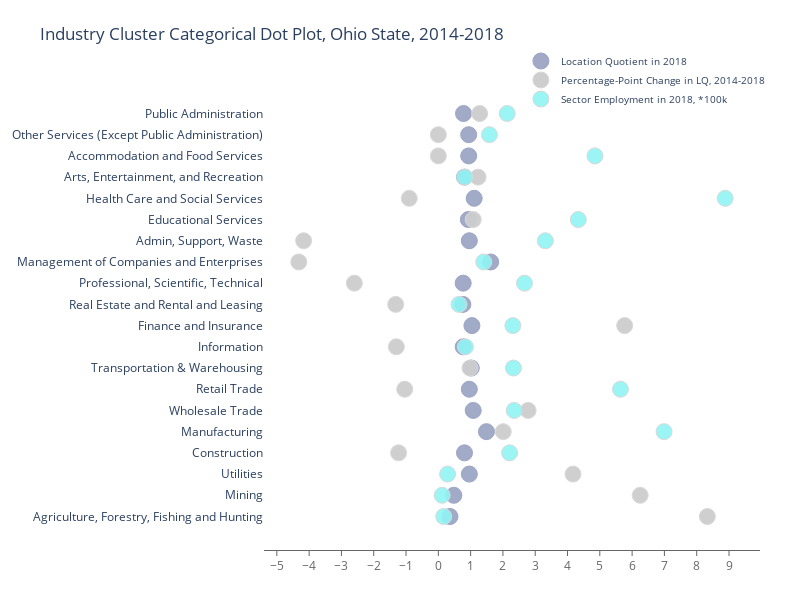

The notebook cell saved with this chart:
### Markdown cell above
As it could be seen from the bubble chart above, it is pretty hard to make all information readable even using hoover text, which shows the industry cluster name and its data, when the user moves the mouse over the bubble.

So, I choose categorical dot plots as an alternative data visualization techniques.
So called Cleveland dot plots show changes between three data points for each category. 
The categories are plotted on the vertical axes for readaility purpose.
Compared to a bubble chart, dot plots are less cluttered and allow for an easier comparison between conditions.

### Code cell
import plotly.graph_objects as go

y = df['Description'].values.tolist()
fig = go.Figure()

fig.add_trace(go.Scatter(
    x=df['Ohio_LQ_2018'], y=y,
    name='Location Quotient in 2018',
    marker=dict(
        color='rgba(156, 165, 196, 0.95)',
        line_color='rgba(156, 165, 196, 1.0)',
    )
))
fig.add_trace(go.Scatter(
    x=df['Ohio_LQ_growth'], y=y,
    name='Percentage-Point Change in LQ, 2014-2018',
    marker=dict(
        color='rgba(204, 204, 204, 0.95)',
        line_color='rgba(217, 217, 217, 1.0)'
    )
))

fig.add_trace(go.Scatter(
    x=df['Jobs_ohio']/100000, y=y,
    name='Sector Employment in 2018, *100k',
    marker=dict(
        color='rgba(144, 244, 244, 0.9)',
        line_color='rgba(217, 217, 217, 1.0)'
    )
))

fig.update_traces(mode='markers', marker=dict(line_width=1, symbol='circle', size=16))

fig.update_layout(
    title="Industry Cluster Categorical Dot Plot, Ohio State, 2014-2018",
    xaxis=dict(
        showgrid=True,
        showline=True,
        linecolor='rgb(102, 102, 102)',
        tickfont_color='rgb(102, 102, 102)',
        showticklabels=True,
        dtick=1,
        ticks='outside',
        tickcolor='rgb(102, 102, 102)',
    ),
    margin=dict(l=140, r=40, b=50, t=80),
    legend=dict(
        font_size=10,
        yanchor='middle',
        xanchor='right',
    ),
    width=800,
    height=600,
    paper_bgcolor='white',
    plot_bgcolor='white',
    hovermode='closest',
)
fig.show()

### Figure 1 — Plotly figure (JSON) as saved in the notebook; plotly's stock layout.template omitted (floating-point values rounded to 4 significant figures)
{"data": [{"marker": {"color": "rgba(156, 165, 196, 0.95)", "line": {"color": "rgba(156, 165, 196, 1.0)", "width": 1}, "size": 16, "symbol": "circle"}, "mode": "markers", "name": "Location Quotient in 2018", "type": "scatter", "x": [0.36, 0.48, 0.96, 0.81, 1.49, 1.08, 0.96, 1.02, 0.77, 1.04, 0.76, 0.77, 1.62, 0.96, 0.93, 1.11, 0.81, 0.94, 0.94, 0.78], "y": ["Agriculture, Forestry, Fishing and Hunting", "Mining", "Utilities", "Construction", "Manufacturing", "Wholesale Trade", "Retail Trade", "Transportation & Warehousing", "Information", "Finance and Insurance", "Real Estate and Rental and Leasing", "Professional, Scientific, Technical", "Management of Companies and Enterprises", "Admin, Support, Waste", "Educational Services", "Health Care and Social Services", "Arts, Entertainment, and Recreation", "Accommodation and Food Services", "Other Services (Except Public Administration)", "Public Administration"]}, {"marker": {"color": "rgba(204, 204, 204, 0.95)", "line": {"color": "rgba(217, 217, 217, 1.0)", "width": 1}, "size": 16, "symbol": "circle"}, "mode": "markers", "name": "Percentage-Point Change in LQ, 2014-2018", "type": "scatter", "x": [8.33, 6.25, 4.17, -1.23, 2.01, 2.78, -1.04, 0.98, -1.3, 5.77, -1.32, -2.6, -4.32, -4.17, 1.08, -0.9, 1.23, 0, 0, 1.28], "y": ["Agriculture, Forestry, Fishing and Hunting", "Mining", "Utilities", "Construction", "Manufacturing", "Wholesale Trade", "Retail Trade", "Transportation & Warehousing", "Information", "Finance and Insurance", "Real Estate and Rental and Leasing", "Professional, Scientific, Technical", "Management of Companies and Enterprises", "Admin, Support, Waste", "Educational Services", "Health Care and Social Services", "Arts, Entertainment, and Recreation", "Accommodation and Food Services", "Other Services (Except Public Administration)", "Public Administration"]}, {"marker": {"color": "rgba(144, 244, 244, 0.9)", "line": {"color": "rgba(217, 217, 217, 1.0)", "width": 1}, "size": 16, "symbol": "circle"}, "mode": "markers", "name": "Sector Employment in 2018, *100k", "type": "scatter", "x": [0.1666, 0.1186, 0.2869, 2.207, 6.99, 2.348, 5.639, 2.326, 0.8385, 2.308, 0.6415, 2.668, 1.407, 3.314, 4.333, 8.882, 0.8211, 4.85, 1.582, 2.133], "y": ["Agriculture, Forestry, Fishing and Hunting", "Mining", "Utilities", "Construction", "Manufacturing", "Wholesale Trade", "Retail Trade", "Transportation & Warehousing", "Information", "Finance and Insurance", "Real Estate and Rental and Leasing", "Professional, Scientific, Technical", "Management of Companies and Enterprises", "Admin, Support, Waste", "Educational Services", "Health Care and Social Services", "Arts, Entertainment, and Recreation", "Accommodation and Food Services", "Other Services (Except Public Administration)", "Public Administration"]}], "layout": {"height": 600, "hovermode": "closest", "legend": {"font": {"size": 10}, "xanchor": "right", "yanchor": "middle"}, "margin": {"b": 50, "l": 140, "r": 40, "t": 80}, "paper_bgcolor": "white", "plot_bgcolor": "white", "title": {"text": "Industry Cluster Categorical Dot Plot, Ohio State, 2014-2018"}, "width": 800, "xaxis": {"dtick": 1, "linecolor": "rgb(102, 102, 102)", "showgrid": true, "showline": true, "showticklabels": true, "tickcolor": "rgb(102, 102, 102)", "tickfont": {"color": "rgb(102, 102, 102)"}, "ticks": "outside"}}}
